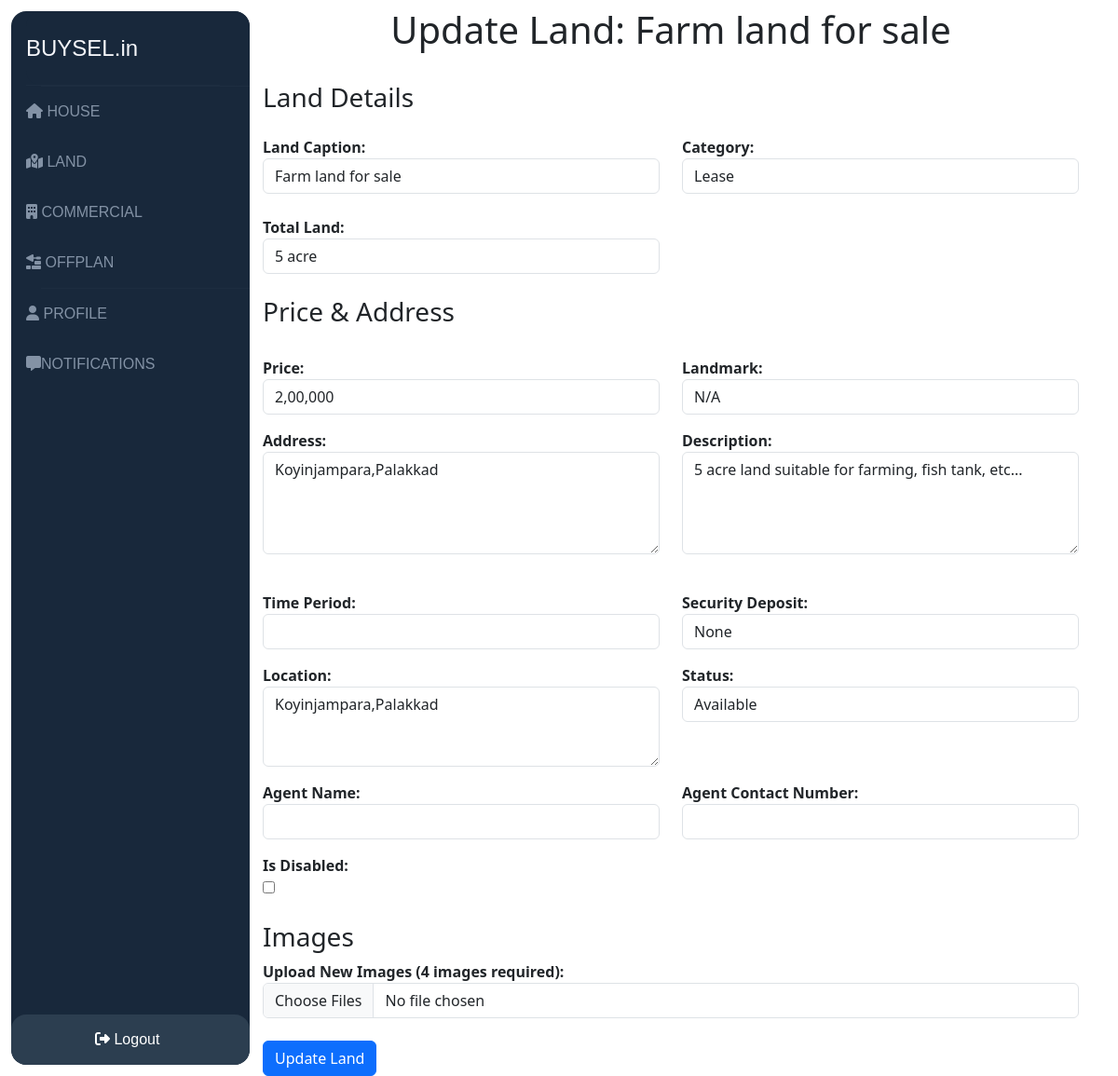
/admin_panel/land/6b262233-a4a8-4b7a-8ad4-8d0f4e077d88/update/, run on the app's committed database.
### developer/models.py (models this page shows, shortened)
class Land(models.Model):
    id = models.UUIDField(primary_key=True, default=uuid.uuid4, editable=False)
    AVAILABLE = 'Available'
    SOLD = 'Sold'
    HOUSE_STATUS_CHOICES = [
        (AVAILABLE, 'Available'),
        (SOLD, 'Sold'),
    ]
    Caption = models.CharField(max_length=100)
    category = models.ForeignKey(MainCategory, on_delete=models.CASCADE)
    total_land = models.CharField(max_length=50, null=True, blank=True)
    price = models.CharField(max_length=50)
    space_area = models.CharField(max_length=50)
    address = models.TextField(max_length=500)
    description = models.TextField(max_length=500)
    land_mark = models.TextField(max_length=100)
    sequrity_deposit = models.CharField(max_length=50, null=True, blank=True)
    Time_perioud = models.CharField(max_length=50, blank=True, verbose_name="Time Period")
    location = models.TextField(max_length=200, null=True, blank=True)
    username = models.CharField(max_length=50)
    contact = models.CharField(max_length=20)
    status = models.CharField(max_length=10, choices=HOUSE_STATUS_CHOICES, default=AVAILABLE)
    disabled = models.BooleanField(default=False)
    image = CloudinaryField('image', folder="lands")
    screenshot = CloudinaryField('image', folder="screenshot", null=True, blank= True)
    created_at = models.DateTimeField(auto_now_add=True)

class MainCategory(models.Model):
    SALE = 'Sale'
    RENT = 'Rent'
    RESELL = 'Resell'
    LEASE = 'Lease'
    CATEGORY_CHOICES = [
        (SALE, 'Sale'),
        (RENT, 'Rent'),
        (RESELL, 'Resell'),
        (LEASE, 'Lease'),
    ]
    catgory = models.CharField(max_length=50, choices=CATEGORY_CHOICES)

### developer/views.py (the view, shortened to what this page needs)
# urls.py: path('land/<uuid:pk>/update/', views.land_update, name='land_update'),
def land_update(request, pk: UUID):
    land = get_object_or_404(Land, pk=pk)
    categories = MainCategory.objects.all()
    return render(request, 'updateland.html', {'land': land, 'categories': categories})

### agents/templates/updateland.html (shortened to what this page needs)
{% extends "base1.html" %}
{% load static %}
{% block content %}
        <div class="container pt-2">
            <div class="update-form">
                <h1>Update Land: {{ land.Caption }}</h1><br>
                <form method="POST" enctype="multipart/form-data">
                    <div class="form-section">
                        <h3>Land Details</h3>
                        <div class="row form-group pt-3">
                            <div class="col-md-6">
                                <div class="">
                                    <label for="Caption">Land Caption:</label>
                                    <input type="text" id="Caption" name="Caption" value="{{ land.Caption }}" class="form-control" required>
                                </div>
                            </div>
                            <div class="col-md-6">
                                <div class="">
                                    <label for="category">Category:</label>
                                    <select id="category" name="category" required class="form-control">
                                        {% for category in categories %}
                                            <option value="{{ category.id }}" {% if category.id == land.category.id %}selected{% endif %}>
                                                {{ category.catgory }}
                                            </option>
                                        {% endfor %}
                                    </select>
                                </div>
                            </div>
                        </div><br>
                        <div class="row form-group">
                            <div class="col-md-6">
                                <div class="">
                                    <label for="total_land">Total Land:</label>
                                    <input type="text" id="total_land" name="total_land" value="{{ land.total_land }}" class="form-control">
                                </div>
                            </div>
                        </div>
                    </div>
                    <div class="form-section pt-4">
                        <h3>Price & Address</h3>
                        <div class="row form-group pt-4">
                            <div class="col-md-6">
                                <label for="price">Price:</label>
                                <input type="text" id="price" name="price" value="{{ land.price }}" required class="form-control">
                            </div>
                            <div class="col-md-6">
                                <label for="land_mark">Landmark:</label>
                                <input type="text" id="land_mark" name="land_mark" value="{{ land.land_mark }}" class="form-control">
                            </div>
                        </div>
                        <div class="row form-group pt-3">
                            <div class="col-md-6">
                                <label for="address">Address:</label>
                                <textarea id="address" name="address" class="form-control" rows="4" required>{{ land.address }}</textarea>
                            </div>
                            <div class="col-md-6">
                                <label for="description">Description:</label>
                                <textarea id="description" name="description" rows="4" class="form-control">{{ land.description }}</textarea>
                            </div>
                        </div>
                    </div>
                    <div class="form-section pt-4">
                        <div class="row form-group pt-3">
                            <div class="col-md-6">
                                <label for="Time_perioud">Time Period:</label>
                                <input type="text" id="Time_perioud" name="Time_perioud" value="{{ land.Time_perioud }}" class="form-control">
                            </div>
                            <div class="col-md-6">
                                <label for="sequrity_deposit">Security Deposit:</label>
                                <input type="text" id="sequrity_deposit" name="sequrity_deposit" value="{{ land.sequrity_deposit }}" class="form-control">
                            </div>
                        </div>
                        <div class="row form-group pt-3">
                            <div class="col-md-6">
                                <label for="location">Location:</label>
                                <textarea id="location" name="location" rows="3" class="form-control">{{ land.location }}</textarea>
                            </div>
                            <div class="col-md-6">
                                <label for="status">Status:</label>
            <select id="status" name="status" required class="form-control">
                <option value="Available" {% if land.status == 'Available' %}selected{% endif %}>Available</option>
            </select>
                            </div>
                        </div>
                        <div class="row form-group pt-3">
                            <div class="col-md-6">
                                <label for="agent_name">Agent Name:</label>
                                <input type="text" id="agent_name" name="agent_name" value="{{ land.agent_name }}" class="form-control" required>
                            </div>
                            <div class="col-md-6">
                                <label for="contact">Agent Contact Number:</label>
            <input type="text" id="number" name="contact" value="{{ land.contct }}" class="form-control">
                            </div>
                        </div>
                    </div>
                    <div class="row form-group pt-3">
                        <div class="col-md-6">
                            <label for="disabled">Is Disabled:</label>
                            <input type="checkbox" id="disabled" name="disabled" {% if land.disabled %}checked{% endif %}>
                        </div>
                    </div>
                    <div class="form-section pt-4">
                        <h3>Images</h3>
                        <label for="images ">Upload New Images (4 images required):</label>
                        <input type="file" id="images" name="images" accept="image/*" multiple class="form-control">
                    </div>
                    <button type="submit" class="btn btn-primary mt-4">Update Land</button>
                </form>
            </div>
        </div>
{% endblock %}

### agents/templates/base1.html (shortened to what this page needs)
{% load static %}
<!DOCTYPE html>
<html lang="en">
<head>
    <link rel="stylesheet" href="{% static 'css/admin.css' %}">
    <link rel="stylesheet" href="https://cdnjs.cloudflare.com/ajax/libs/font-awesome/6.7.2/css/all.min.css" />
    <link href="https://cdn.jsdelivr.net/npm/bootstrap@5.3.3/dist/css/bootstrap.min.css" rel="stylesheet">
</head>
<body>
<div class="dashboard" style=" height: fit-content;width: 100%;align-content: center;">
    <div id="nav-bar">
        <div id="nav-header"><a id="nav-title" href="{% url 'dashboard' %}" target="_blank">  BUYSEL.in</a>
          <hr/>
        </div>
        <div id="nav-content">
          <hr/>
          <div class="nav-button"><a href="{% url 'house-list' %}"><i class="fa-solid fa-house"></i> HOUSE</a></div>
          <div class="nav-button"><a href="{% url 'land-list' %}"> <i class="fa-solid fa-map-location-dot"></i> LAND</a></div>
          <div class="nav-button"><a href="{% url 'com-list' %}"> <i class="fa-solid fa-building"></i> COMMERCIAL</a></div>
          <div class="nav-button"><a href="{% url 'off-list' %}"> <i class="fa-solid fa-trowel-bricks"></i> OFFPLAN</a></div><hr>
          <div class="nav-button"><a href="{% url 'profile' %}"> <i class="fa-solid fa-user"></i> PROFILE</a></div>
          <div class="nav-button"><a href="{% url 'check_pin_code_messages' %}"> <i class="fa-solid fa-message"></i>NOTIFICATIONS </a></div>
        </div>
        <div id="nav-footer">
          <div id="nav-footer-heading">
            <div class="nav-button text-center"><form action="{% url 'logout' %}" method="post">
              <button type="submit" style="background-color: transparent; color: white; padding: 10px 74px; border: none; border-radius: 5px; cursor: pointer;text-align: center;">
                <i class="fa-solid fa-right-from-bracket"></i> Logout
              </button>
          </form>
          </div>
          </div>
        </div>
    </div>
{% block content %}
{% endblock %}
</div>
</body>
</html>

### static/css/admin.css (style rules this page uses)
:root { --background: #ffffff; --navbar-width: 256px; --navbar-width-min: 80px; --navbar-dark-primary: #18283b; --navbar-dark-secondary: #2c3e50; --navbar-light-primary: #f5f6fa; --navbar-light-secondary: #8392a5; }
html, body { margin: 0; background: var(--background); }
#nav-bar { position: fixed; left: 1vw; top: 1vw; height: calc(100% - 2vw); background: var(--navbar-dark-primary); border-radius: 16px; display: flex; flex-direction: column; color: var(--navbar-light-primary); font-family: Verdana, Geneva, Tahoma, sans-serif; overflow: hidden; user-select: none; }
#nav-bar hr { margin: 0; position: relative; width: calc(100% - 32px); border: none; border-top: solid 1px var(--navbar-dark-secondary); }
#nav-bar a { color: inherit; text-decoration: inherit; }
#nav-header { position: relative; width: var(--navbar-width); left: 16px; width: calc(var(--navbar-width) - 16px); min-height: 80px; background: var(--navbar-dark-primary); border-radius: 16px; z-index: 2; display: flex; align-items: center; transition: width 0.2s; }
#nav-header hr { position: absolute; bottom: 0; }
#nav-title { font-size: 1.5rem; transition: opacity 1s; }
#nav-content { margin: -16px 0; padding: 16px 0; position: relative; flex: 1; width: var(--navbar-width); background: var(--navbar-dark-primary); box-shadow: 0 0 0 16px var(--navbar-dark-primary); direction: rtl; overflow-x: hidden; transition: width 0.2s; }
.nav-button { position: relative; margin-left: 16px; height: 54px; display: flex; align-items: center; color: var(--navbar-light-secondary); direction: ltr; cursor: pointer; z-index: 1; transition: color 0.2s; gap: 1rem !important; }
#nav-footer { position: relative; width: var(--navbar-width); height: 54px; background: var(--navbar-dark-secondary); border-radius: 16px; display: flex; flex-direction: column; z-index: 2; transition: width 0.2s, height 0.2s; align-self: anchor-center; }
#nav-footer-heading { position: relative; width: 100%; height: 54px; display: flex; align-items: center; }
.dashboard { display: flex !important; }
a { text-decoration: none; }
label { width: 30rem; font-weight: 600; }
.update-form { padding-left: 15rem; }
.update-form h1 { text-align: center; }

### agents/templates/base1.html (style rules this page uses)
a { text-decoration: none; color: black; }

### data on the page
Land: Caption "Farm land for sale", category "Lease", total_land "5 acre", price "2,00,000", land_mark "N/A", address "Koyinjampara,Palakkad", description "5 acre land suitable for farming, fish tank, etc...", sequrity_deposit "None", location "Koyinjampara,Palakkad", status "Available"
